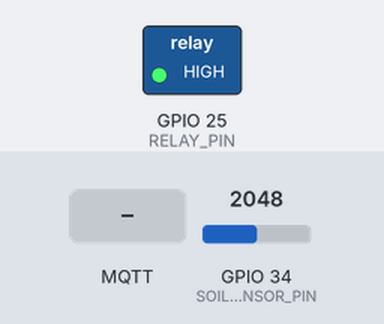
This sketch was run on a simulated ESP32. Shown: switched loads named in the sketch (green lamp = pin HIGH). The inputs (shaded band) are chosen by the test bench; at power-on: GPIO 34 (SOIL_SENSOR_PIN) = 2048. WiFi joins after 1.5 s; servers stay silent unless stated; no MQTT or app messages arrive unless stated; what the sketch prints to the serial monitor is not drawn.

Above: at 3.2 s.
3.3 s: MQTT message "ON" arrives on the first subscribed topic
At 4.5 s:
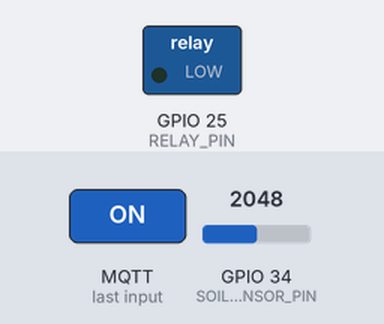
9.2 s: MQTT message "1" arrives on the first subscribed topic
At 10.2 s:
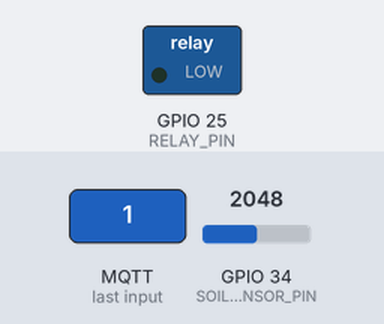
10.7 s: MQTT message "0" arrives on the first subscribed topic
At 11.3 s:
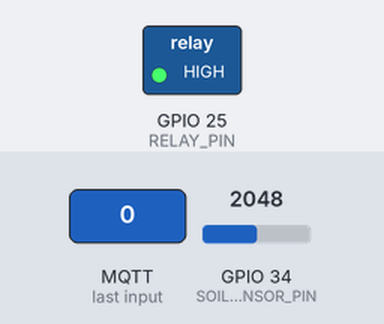
12.2 s: GPIO 34 (SOIL_SENSOR_PIN) set to 3252
15.2 s: GPIO 34 (SOIL_SENSOR_PIN) set to 3344
At 16.5 s:
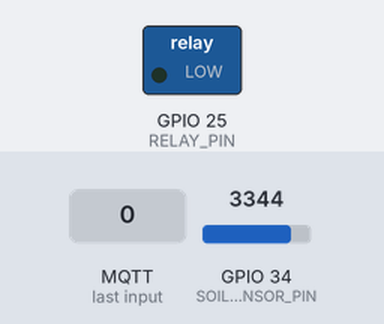
Timing chart, 0 to 18.2 s (numbered marks = the images above; inputs shaded):
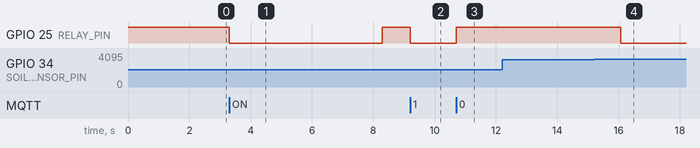

Measured:
- the behaviour switches between 3291 and 3292 on GPIO 34 (SOIL_SENSOR_PIN) (found by bisection; images 3 and 4)
- after the input at 3.3 s, GPIO 25 (RELAY_PIN): HIGH → LOW at once, → HIGH 5.0 s later
- after the input at 9.2 s, GPIO 25 (RELAY_PIN): HIGH → LOW at once
- after the input at 10.7 s, GPIO 25 (RELAY_PIN): LOW → HIGH at once
- after the input at 12.2 s, every drawn part: stays the same
- after the input at 15.2 s, GPIO 25 (RELAY_PIN): HIGH → LOW after 0.86 s

The sketch:

IDE_Code_WiFi.ino
```cpp
/*
 * Leafy — Intelligent Plant Care & Automated Microclimate Control
 * ESP32 Hardware Firmware (Wi-Fi + MQTT Wireless IoT Edition)
 *
 * Hardware Configuration:
 *  - Soil Moisture Sensor: GPIO 34
 *  - 5V Relay Pump Actuator: GPIO 25 (Active-LOW)
 *
 * MQTT Topics:
 *  - Telemetry Out: leafy/telemetry
 *  - Pump Control In: leafy/pump/control
 *  - Threshold Config In: leafy/threshold/set
 */

#include <WiFi.h>
#include <PubSubClient.h>

// Wi-Fi Credentials (replace with your local network)
const char* WIFI_SSID = "YOUR_WIFI_SSID";
const char* WIFI_PASS = "YOUR_WIFI_PASSWORD";

// Public MQTT Broker (Works directly with WebSockets in web dashboard)
const char* MQTT_BROKER = "broker.hivemq.com";
const int MQTT_PORT = 1883;
const char* MQTT_CLIENT_ID = "leafy_esp32_greenhouse_01";

// Topics
const char* TOPIC_TELEMETRY = "leafy/telemetry";
const char* TOPIC_PUMP_CMD = "leafy/pump/control";
const char* TOPIC_THRESHOLD = "leafy/threshold/set";

// Hardware Pins
const int SOIL_SENSOR_PIN = 34;
const int RELAY_PIN = 25;

const int DRY_VALUE = 4095;
const int WET_VALUE = 1800;
int moistureThreshold = 35;

const int RELAY_ON = LOW;
const int RELAY_OFF = HIGH;

bool pumpActive = false;
bool manualOverride = false;
unsigned long manualOverrideUntil = 0;
unsigned long lastPublish = 0;

WiFiClient espClient;
PubSubClient client(espClient);

void setPump(bool state) {
  pumpActive = state;
  digitalWrite(RELAY_PIN, state ? RELAY_ON : RELAY_OFF);

  // Publish pump state event
  char buf[64];
  snprintf(buf, sizeof(buf), "{\"pump\":%d,\"reason\":\"%s\"}", state ? 1 : 0, manualOverride ? "manual" : "auto");
  client.publish("leafy/pump/status", buf);
}

void mqttCallback(char* topic, byte* payload, unsigned int length) {
  String message = "";
  for (unsigned int i = 0; i < length; i++) {
    message += (char)payload[i];
  }
  message.trim();

  Serial.print("MQTT Received [");
  Serial.print(topic);
  Serial.print("]: ");
  Serial.println(message);

  if (String(topic) == TOPIC_PUMP_CMD) {
    if (message == "ON" || message == "1") {
      manualOverride = true;
      manualOverrideUntil = millis() + 5000;
      setPump(true);
    } else if (message == "OFF" || message == "0") {
      manualOverride = false;
      setPump(false);
    }
  } else if (String(topic) == TOPIC_THRESHOLD) {
    int val = message.toInt();
    if (val >= 10 && val <= 90) {
      moistureThreshold = val;
      Serial.print("New threshold: ");
      Serial.println(moistureThreshold);
    }
  }
}

void reconnectMQTT() {
  while (!client.connected()) {
    Serial.print("Attempting MQTT connection to ");
    Serial.print(MQTT_BROKER);
    Serial.print("...");
    if (client.connect(MQTT_CLIENT_ID)) {
      Serial.println(" Connected!");
      client.subscribe(TOPIC_PUMP_CMD);
      client.subscribe(TOPIC_THRESHOLD);
    } else {
      Serial.print(" Failed, rc=");
      Serial.print(client.state());
      Serial.println(" Retrying in 5 seconds...");
      delay(5000);
    }
  }
}

void setup() {
  pinMode(RELAY_PIN, OUTPUT);
  digitalWrite(RELAY_PIN, RELAY_OFF);

  Serial.begin(115200);
  delay(500);

  Serial.println("\nConnecting to Wi-Fi...");
  WiFi.mode(WIFI_STA);
  WiFi.begin(WIFI_SSID, WIFI_PASS);

  while (WiFi.status() != WL_CONNECTED) {
    delay(500);
    Serial.print(".");
  }

  Serial.println("\nWi-Fi Connected! IP: ");
  Serial.println(WiFi.localIP());

  client.setServer(MQTT_BROKER, MQTT_PORT);
  client.setCallback(mqttCallback);
}

void loop() {
  if (!client.connected()) {
    reconnectMQTT();
  }
  client.loop();

  if (manualOverride && millis() >= manualOverrideUntil) {
    manualOverride = false;
    setPump(false);
  }

  unsigned long now = millis();
  if (now - lastPublish > 2000) {
    lastPublish = now;

    int rawMoisture = analogRead(SOIL_SENSOR_PIN);
    int moisturePercent = map(rawMoisture, DRY_VALUE, WET_VALUE, 0, 100);
    moisturePercent = constrain(moisturePercent, 0, 100);

    if (!manualOverride) {
      if (moisturePercent < moistureThreshold) {
        if (!pumpActive) setPump(true);
      } else {
        if (pumpActive) setPump(false);
      }
    }

    char payload[128];
    snprintf(payload, sizeof(payload),
      "{\"raw\":%d,\"moisture\":%d,\"pump\":%d,\"threshold\":%d,\"uptime\":%lu}",
      rawMoisture, moisturePercent, pumpActive ? 1 : 0, moistureThreshold, millis() / 1000
    );

    client.publish(TOPIC_TELEMETRY, payload);
    Serial.println(payload);
  }
}
```
